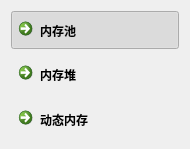
              <widget class="QWidget" name="scrollAreaWidgetContents_3">
               <property name="geometry">
                <rect>
                 <x>0</x>
                 <y>0</y>
                 <width>171</width>
                 <height>149</height>
                </rect>
               </property>
               <layout class="QGridLayout" name="gridLayout_10">
                <item row="0" column="0">
                 <widget class="QCommandLinkButton" name="comdLB_mem_pool">
                  <property name="minimumSize">
                   <size>
                    <width>0</width>
                    <height>0</height>
                   </size>
                  </property>
                  <property name="text">
                   <string>内存池</string>
                  </property>
                  <property name="icon">
                   <iconset resource="../seimey.qrc">
                    <normaloff>:/icon/qrc/icon/mempool.png</normaloff>:/icon/qrc/icon/mempool.png</iconset>
                  </property>
                  <property name="iconSize">
                   <size>
                    <width>40</width>
                    <height>40</height>
                   </size>
                  </property>
                  <property name="checkable">
                   <bool>true</bool>
                  </property>
                  <property name="checked">
                   <bool>true</bool>
                  </property>
                 </widget>
                </item>
                <item row="1" column="0">
                 <widget class="QCommandLinkButton" name="comdLB_mem_heap">
                  <property name="text">
                   <string>内存堆</string>
                  </property>
                  <property name="icon">
                   <iconset resource="../seimey.qrc">
                    <normaloff>:/icon/qrc/icon/memheap.png</normaloff>:/icon/qrc/icon/memheap.png</iconset>
                  </property>
                  <property name="iconSize">
                   <size>
                    <width>40</width>
                    <height>40</height>
                   </size>
                  </property>
                  <property name="checkable">
                   <bool>true</bool>
                  </property>
                 </widget>
                </item>
                <item row="2" column="0">
                 <widget class="QCommandLinkButton" name="comdLB_mem_free">
                  <property name="text">
                   <string>动态内存</string>
                  </property>
                  <property name="icon">
                   <iconset resource="../seimey.qrc">
                    <normaloff>:/icon/qrc/icon/memory.png</normaloff>:/icon/qrc/icon/memory.png</iconset>
                  </property>
                  <property name="iconSize">
                   <size>
                    <width>40</width>
                    <height>40</height>
                   </size>
                  </property>
                  <property name="checkable">
                   <bool>true</bool>
                  </property>
                 </widget>
                </item>
               </layout>
              </widget>
